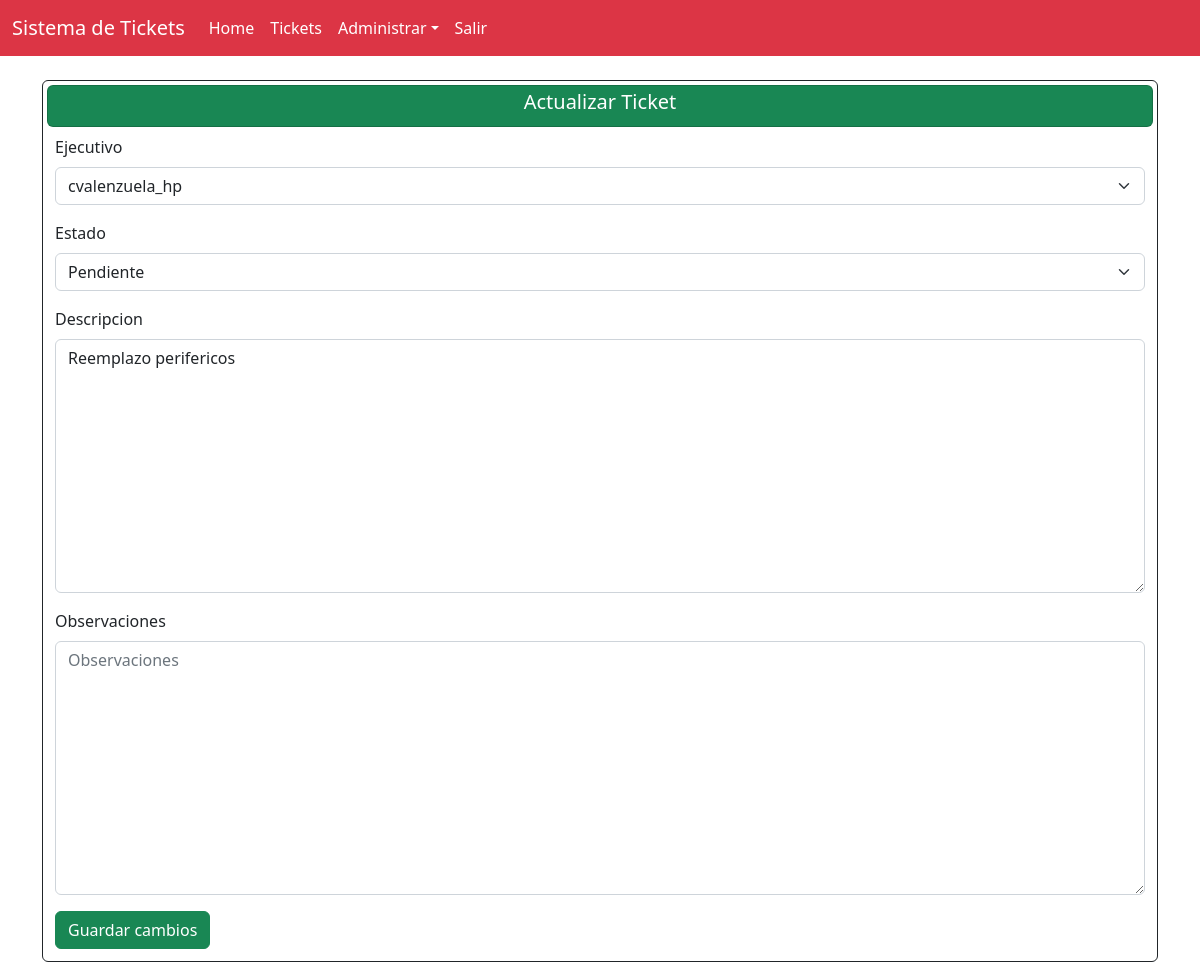
The page /home/15/editar_ticket (signed in) on the database its author committed.
### core/models.py (models this page shows)
class Ticket(models.Model):
    fecha_creacion = models.DateTimeField(auto_now_add=True)
    cliente = models.ForeignKey("Profile", on_delete=models.CASCADE, related_name='tickets_creados')
    ejecutivo = models.ForeignKey("Profile", on_delete=models.CASCADE, related_name='tickets_asignados')
    area = models.ForeignKey("Area", on_delete=models.CASCADE, verbose_name="Area", default = 'Ejecutivo Telefonico')
    tipo = models.ForeignKey("Tipo", on_delete=models.CASCADE, verbose_name="Tipo",default='Solicitud')
    criticidad = models.ForeignKey("Criticidad", on_delete=models.CASCADE, verbose_name="Criticidad",default='Media')
    estado = models.ForeignKey("Estado", on_delete=models.CASCADE, verbose_name="Estado", default=1)
    descripcion = models.TextField()
    observaciones = models.TextField(blank=True)
    user = models.ForeignKey(User,on_delete=models.CASCADE, verbose_name='Usuario', null=True)

### core/views.py (the view)
# urls.py: path('<int:id>/editar_ticket', vista_editar_ticket, name='editar_ticket'),
@login_required
def vista_editar_ticket(request, id):
    ticket = get_object_or_404(Ticket, id=id)
    if request.method == 'POST':
        form = FormEditarTicket(request.POST, instance=ticket)
        if form.is_valid():
            form.save()
            return redirect('tickets')
    else:
        form = FormEditarTicket(instance=ticket)
    return render(request, 'core/tickets/editar_ticket.html', {'form': form, 'ticket': ticket})

### core/forms.py
class FormEditarTicket(forms.ModelForm):
    class Meta:
        model = Ticket
        fields = ['ejecutivo','estado', 'descripcion', 'observaciones']
    def __init__(self, *args, **kwargs):
        super().__init__(*args, **kwargs)
        self.fields['ejecutivo'].queryset = Profile.objects.filter(group=2)

### core/models.py (called while the page is built)
    def __str__(self):
        return self.estado_ticket

    def __str__(self):
        return self.user.username

### core/templates/core/tickets/editar_ticket.html (shortened to what this page needs)
{% extends 'core/base.html' %}
{% load bootstrap5 %}
{% block content %}
{% if request.user.is_authenticated %}
<div class="row row-cols-1 row-cols-md-1 g-1">
    <div class="col">
        <div class="card border-dark mb-3 text-left p-1" style="max-width: auto;">
            <div class="card bg-success">
                <h5 class="text-white text-center p-1">Actualizar Ticket</h5>
            </div>
            <div class="p-2">
                <form method="post">
                    {% bootstrap_form form layout='horizontal' %}
                    <button type="submit" class="btn btn-success">Guardar cambios</button>
                </form>
            </div>
        </div>
    </div>
</div>
{% endif %}
{% endblock %}

### rows shown on the page
Ticket: ejecutivo "cvalenzuela_hp", estado "Pendiente", descripcion "Reemplazo perifericos"
